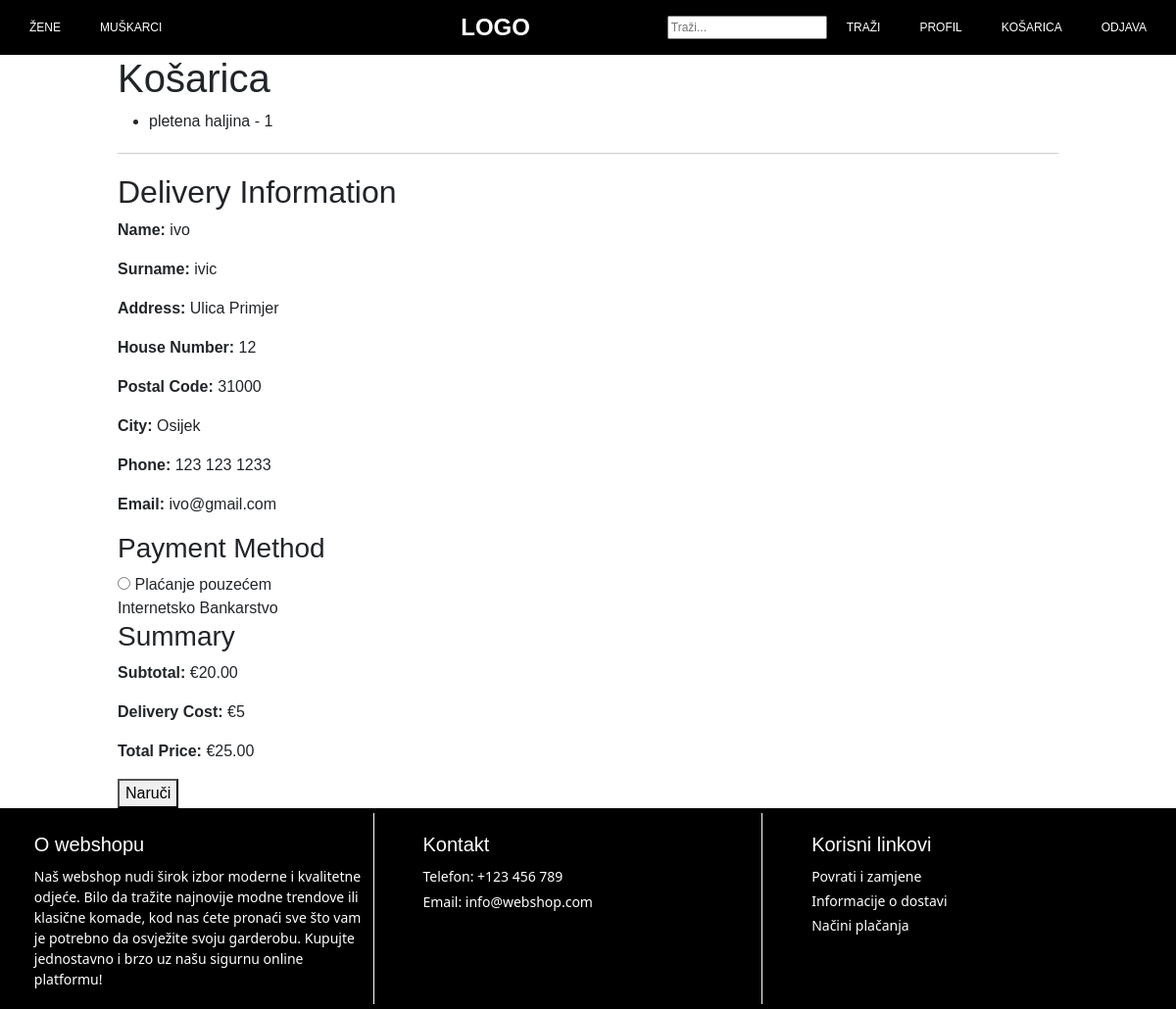
The app's page /webshop/cart/ (signed in), older data.
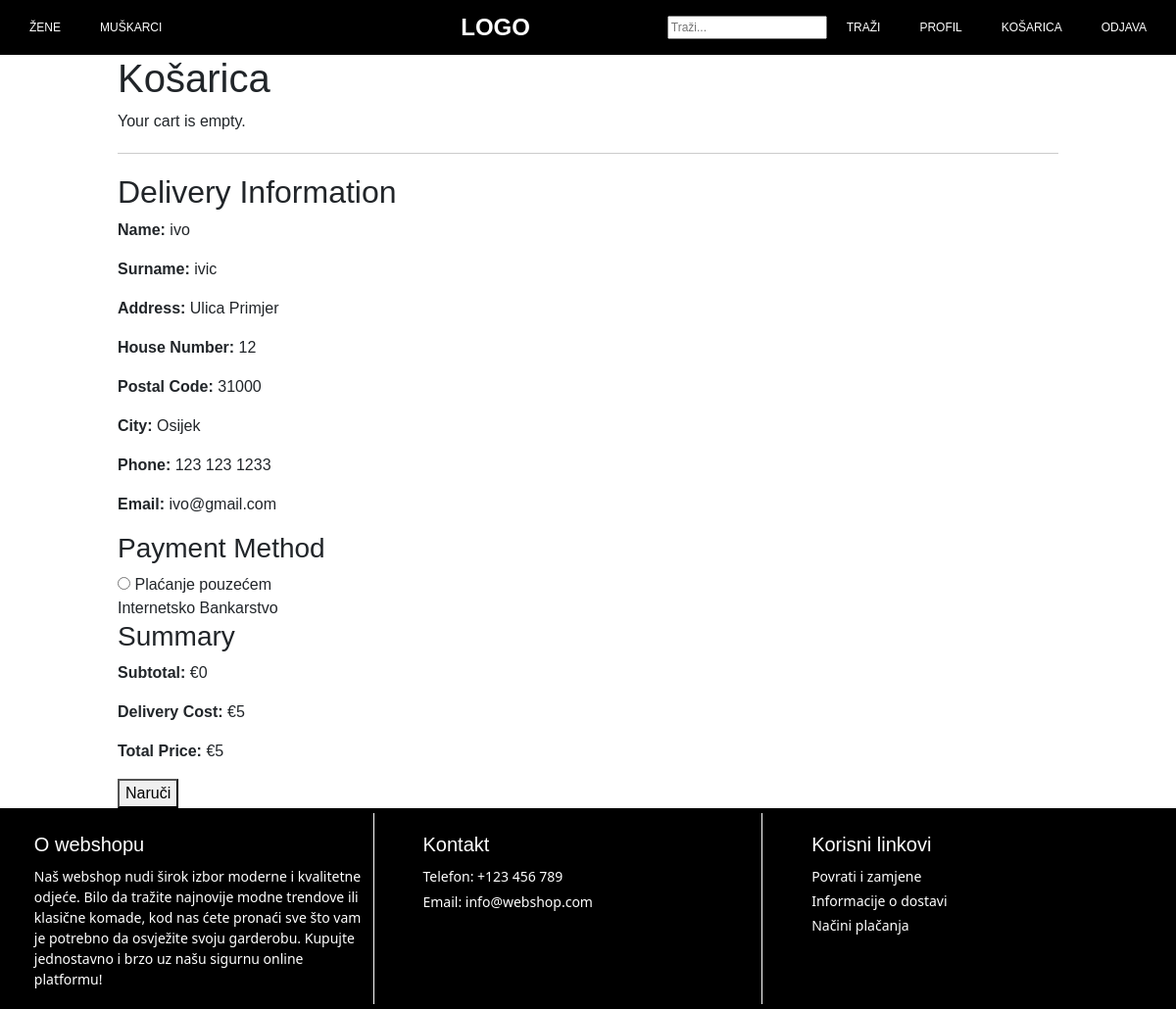
The same page, newer data.
### webshop/models.py (models this page shows, shortened)
class CartItem(models.Model):
    cart = models.ForeignKey(Cart, related_name='items_in_cart', on_delete=models.CASCADE)
    product = models.ForeignKey(ProductVariation, on_delete=models.CASCADE)
    quantity = models.PositiveIntegerField(default=1)

class ProductVariation(models.Model):
    product = models.ForeignKey(Product, on_delete=models.CASCADE, related_name='variations')
    main_image = models.ImageField(upload_to='products/', blank=True, null=True)
    color = models.ForeignKey(Color, on_delete=models.CASCADE)
    sizes = models.ManyToManyField(Size, through='ProductVariationSize')

class Product(models.Model):
    category = models.ForeignKey(Category, on_delete=models.CASCADE)
    subcategory = models.ForeignKey(SubCategory, on_delete=models.CASCADE)
    name = models.CharField(max_length=255)
    slug = models.SlugField(unique=False, blank=True, null=True)
    price = models.DecimalField(max_digits=10, decimal_places=2)
    details = models.TextField()
    composition = models.TextField()
    origin = models.CharField(max_length=255)
    care_instructions = models.TextField()
    created_at = models.DateTimeField(default=timezone.now)
    reference_number = models.CharField(max_length=100, unique=False, default=uuid.uuid4, editable=False)

### webshop/views.py (the view)
def cart_view(request):
    cart, created = Cart.objects.get_or_create(user=request.user.account)
    cart_items = cart.items_in_cart.all()
    subtotal = 0
    for item in cart_items:
        product_price = item.product.product.price
        item_total = item.quantity * product_price
        subtotal += item_total
    delivery_cost = 0 if subtotal >= 50 else 5
    total_price = subtotal + delivery_cost
    context = {
        'cart': cart,
        'cart_items': cart_items,
        'subtotal': subtotal,
        'delivery_cost': delivery_cost,
        'total_price': total_price,
    }
    return render(request, 'webshop/cart.html', context)

### webshop/authentication.py (called while the page is built)
    def get_user(self, user_id):
        try:
            return User.objects.get(pk=user_id)
        except ObjectDoesNotExist:
            return None

### webshop/templates/webshop/cart.html (shortened to what this page needs)
{% extends 'webshop/base.html' %}
{% load static %}
{% block extra_css %}
<link rel="stylesheet" href="{% static 'webshop/css/cart.css' %}">
{% endblock %}
{% block content %}
<div class="cart-container">
    <h1>Košarica</h1>
    <div class="cart-items">
        {% if cart.items_in_cart.count %}
            <ul>
                {% for item in cart.items_in_cart.all %}
                    <li>{{ item.product.product.name }} - {{ item.quantity }}</li>
                {% endfor %}
            </ul>
        {% else %}
            <p>Your cart is empty.</p>
        {% endif %}
    </div>
    <form action="{% url 'webshop:create_order' %}" method="post">
        <div class="delivery-info">
            <h2>Delivery Information</h2>
            <p><strong>Name:</strong> {{ request.user.account.name }}</p>
            <p><strong>Surname:</strong> {{ request.user.account.surname }}</p>
            <p><strong>Address:</strong> {{ request.user.account.street }}</p>
            <p><strong>House Number:</strong> {{ request.user.account.house_number }}</p>
            <p><strong>Postal Code:</strong> {{ request.user.account.postal_number }}</p>
            <p><strong>City:</strong> {{ request.user.account.city }}</p>
            <p><strong>Phone:</strong> {{ request.user.account.phone }}</p>
            <p><strong>Email:</strong> {{ request.user.account.email }}</p>
            <h3>Payment Method</h3>
            <label><input type="radio" name="payment_method" value="PP"> Plaćanje pouzećem</label><br>
            <label>Internetsko Bankarstvo</label><br>
            <h3>Summary</h3>
            <p><strong>Subtotal:</strong> €{{ subtotal }}</p>
            <p><strong>Delivery Cost:</strong> €{{ delivery_cost }}</p>
            <p><strong>Total Price:</strong> €{{ total_price }}</p>
            <button type="submit">Naruči</button>
        </div>
    </form>
</div>
{% endblock %}

Row changes from the older to the newer data that the page shows:
removed CartItem: product.product.name "pletena haljina", quantity "1"
Text that changed along with them:
{{ subtotal }}: "20.00" → "0"
{{ total_price }}: "25.00" → "5"
text now shown: "Your cart is empty."
